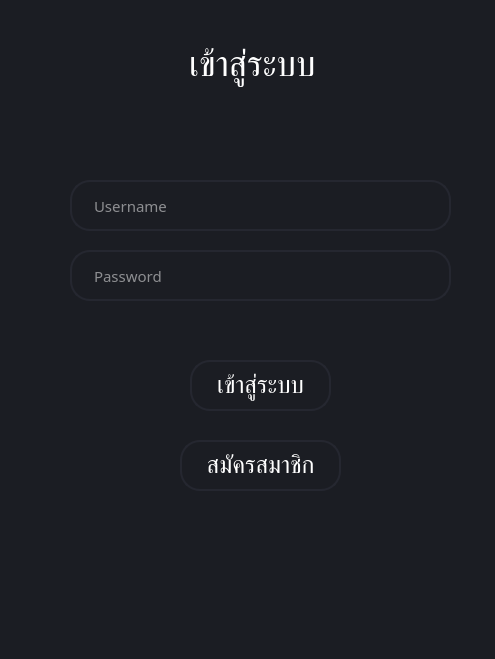
<?xml version="1.0" encoding="UTF-8"?>
<ui version="4.0">
 <class>Dialog</class>
 <widget class="QDialog" name="Dialog">
  <property name="geometry">
   <rect>
    <x>0</x>
    <y>0</y>
    <width>495</width>
    <height>659</height>
   </rect>
  </property>
  <property name="font">
   <font>
    <family>Cloud Light</family>
    <pointsize>12</pointsize>
   </font>
  </property>
  <property name="windowTitle">
   <string>Dialog</string>
  </property>
  <property name="autoFillBackground">
   <bool>false</bool>
  </property>
  <property name="styleSheet">
   <string notr="true">background-color: rgb(27, 29, 35);</string>
  </property>
  <widget class="QLineEdit" name="usernameText">
   <property name="geometry">
    <rect>
     <x>70</x>
     <y>180</y>
     <width>381</width>
     <height>51</height>
    </rect>
   </property>
   <property name="font">
    <font>
     <family>Cloud Light</family>
     <pointsize>11</pointsize>
     <weight>50</weight>
     <bold>false</bold>
    </font>
   </property>
   <property name="styleSheet">
    <string notr="true">QLineEdit {
	border: 2px solid rgb(37,39,48);
	border-radius: 20px;
	color: #FFF;
	padding-left: 20px;
	padding-right: 20px;
}
QLineEdit:hover {
	border: 2px solid rgb(48, 50, 62);
}
QLineEdit:focus {
	border: 2px solid rgb(85, 170, 255);
}</string>
   </property>
   <property name="placeholderText">
    <string>Username</string>
   </property>
  </widget>
  <widget class="QPushButton" name="registerPageButton">
   <property name="geometry">
    <rect>
     <x>180</x>
     <y>440</y>
     <width>161</width>
     <height>51</height>
    </rect>
   </property>
   <property name="font">
    <font>
     <family>Cloud Light</family>
     <pointsize>18</pointsize>
    </font>
   </property>
   <property name="styleSheet">
    <string notr="true">QPushButton {
	border: 2px solid rgb(37,39,48);
	border-radius: 20px;
	color: #FFF;
	padding-left: 20px;
	padding-right: 20px;
}
QPushButton:hover {
	border: 2px solid rgb(48, 50, 62);
}
QPushButton:hover:pressed
{
  border: 2px solid rgb(255, 73, 73);
}</string>
   </property>
   <property name="text">
    <string>สมัครสมาชิก</string>
   </property>
  </widget>
  <widget class="QLabel" name="label">
   <property name="geometry">
    <rect>
     <x>160</x>
     <y>40</y>
     <width>201</width>
     <height>51</height>
    </rect>
   </property>
   <property name="font">
    <font>
     <family>Cloud Light</family>
     <pointsize>26</pointsize>
    </font>
   </property>
   <property name="styleSheet">
    <string notr="true">QLabel {
	Color: #FFF;
	padding-left: 20px;
	padding-right: 20px;
}</string>
   </property>
   <property name="text">
    <string>เข้าสู่ระบบ</string>
   </property>
  </widget>
  <widget class="QPushButton" name="loginButton">
   <property name="geometry">
    <rect>
     <x>190</x>
     <y>360</y>
     <width>141</width>
     <height>51</height>
    </rect>
   </property>
   <property name="font">
    <font>
     <family>Cloud Light</family>
     <pointsize>18</pointsize>
    </font>
   </property>
   <property name="styleSheet">
    <string notr="true">QPushButton {
	border: 2px solid rgb(37,39,48);
	border-radius: 20px;
	color: #FFF;
	padding-left: 20px;
	padding-right: 20px;
}
QPushButton:hover {
	border: 2px solid rgb(48, 50, 62);
}
QPushButton:hover:pressed
{
  border: 2px solid rgb(255, 73, 73);
}</string>
   </property>
   <property name="text">
    <string>เข้าสู่ระบบ</string>
   </property>
  </widget>
  <widget class="QLineEdit" name="passwordText">
   <property name="geometry">
    <rect>
     <x>70</x>
     <y>250</y>
     <width>381</width>
     <height>51</height>
    </rect>
   </property>
   <property name="font">
    <font>
     <family>Cloud Light</family>
     <pointsize>11</pointsize>
     <weight>50</weight>
     <bold>false</bold>
    </font>
   </property>
   <property name="styleSheet">
    <string notr="true">QLineEdit {
	border: 2px solid rgb(37,39,48);
	border-radius: 20px;
	color: #FFF;
	padding-left: 20px;
	padding-right: 20px;
}
QLineEdit:hover {
	border: 2px solid rgb(48, 50, 62);
}
QLineEdit:focus {
	border: 2px solid rgb(85, 170, 255);
}</string>
   </property>
   <property name="placeholderText">
    <string>Password</string>
   </property>
  </widget>
 </widget>
 <resources/>
 <connections/>
</ui>
